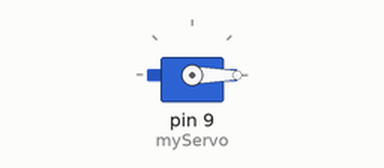
Recording of a sketch running on a simulated Arduino Uno, built with avr-gcc and run on an emulated ATmega328P. On the bench: servo.

Above: at 0.05 s.
At 6.0 s:
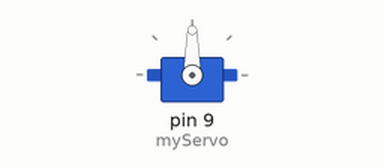
Timing chart, 0 to 7.8 s (numbered marks = the images above):
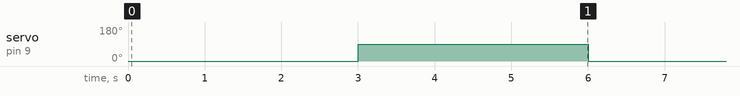

Measured:
- by itself, servo on pin 9 (myServo): alternates 90° for 3.0 s and 0° for 3.0 s

The sketch:

ServoTest.ino
```cpp
#include <Servo.h>

Servo myServo;

void setup()
{
  myServo.attach(9);
}

void loop()
{
  myServo.write(0);
  delay(3000);
  myServo.write(90);
  delay(3000);
}
```
